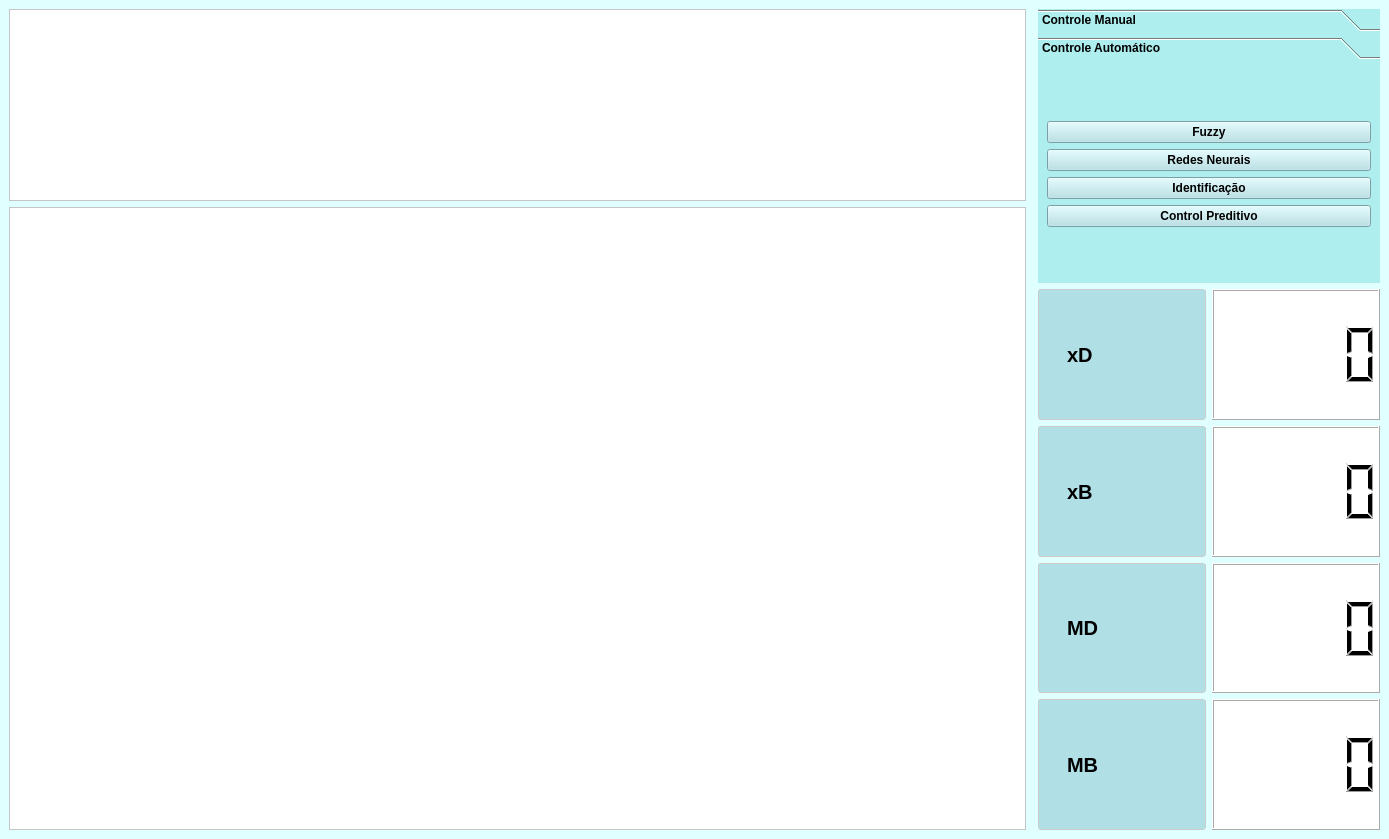
<?xml version="1.0" encoding="UTF-8"?>
<ui version="4.0">
 <class>Superv_geral</class>
 <widget class="QMainWindow" name="Superv_geral">
  <property name="geometry">
   <rect>
    <x>0</x>
    <y>0</y>
    <width>1389</width>
    <height>839</height>
   </rect>
  </property>
  <property name="sizePolicy">
   <sizepolicy hsizetype="Preferred" vsizetype="Preferred">
    <horstretch>0</horstretch>
    <verstretch>0</verstretch>
   </sizepolicy>
  </property>
  <property name="windowTitle">
   <string>MainWindow</string>
  </property>
  <property name="styleSheet">
   <string notr="true">background-color: #E0FFFF;</string>
  </property>
  <widget class="QWidget" name="layout_principal">
   <layout class="QHBoxLayout" name="horizontalLayout">
    <item>
     <layout class="QVBoxLayout" name="layout_graph">
      <item>
       <widget class="QGraphicsView" name="graph_xD">
        <property name="sizePolicy">
         <sizepolicy hsizetype="Expanding" vsizetype="Expanding">
          <horstretch>1</horstretch>
          <verstretch>0</verstretch>
         </sizepolicy>
        </property>
        <property name="styleSheet">
         <string notr="true">background-color: white;</string>
        </property>
       </widget>
      </item>
      <item>
       <widget class="QGraphicsView" name="graph_T">
        <property name="sizePolicy">
         <sizepolicy hsizetype="Expanding" vsizetype="Expanding">
          <horstretch>1</horstretch>
          <verstretch>2</verstretch>
         </sizepolicy>
        </property>
        <property name="styleSheet">
         <string notr="true">background-color: white;</string>
        </property>
       </widget>
      </item>
     </layout>
    </item>
    <item>
     <layout class="QGridLayout" name="layout_col" rowstretch="0">
      <property name="sizeConstraint">
       <enum>QLayout::SetMinAndMaxSize</enum>
      </property>
      <property name="horizontalSpacing">
       <number>7</number>
      </property>
      <item row="0" column="0">
       <widget class="QLabel" name="label_col">
        <property name="text">
         <string>&lt;html&gt;&lt;head/&gt;&lt;body&gt;&lt;p align=&quot;center&quot;&gt;&lt;img src=&quot;:/Imagens/Imagens/Coluna destilação v5.png&quot;/&gt;&lt;/p&gt;&lt;/body&gt;&lt;/html&gt;</string>
        </property>
       </widget>
      </item>
     </layout>
    </item>
    <item>
     <layout class="QVBoxLayout" name="layout_ctr_see">
      <item>
       <widget class="QToolBox" name="toolBox">
        <property name="enabled">
         <bool>true</bool>
        </property>
        <property name="sizePolicy">
         <sizepolicy hsizetype="Fixed" vsizetype="Fixed">
          <horstretch>0</horstretch>
          <verstretch>0</verstretch>
         </sizepolicy>
        </property>
        <property name="minimumSize">
         <size>
          <width>342</width>
          <height>274</height>
         </size>
        </property>
        <property name="maximumSize">
         <size>
          <width>600</width>
          <height>600</height>
         </size>
        </property>
        <property name="styleSheet">
         <string notr="true">background-color: #AFEEEE;
font-weight: bold;
color: black;
</string>
        </property>
        <property name="currentIndex">
         <number>1</number>
        </property>
        <widget class="QWidget" name="layout_tool_manual">
         <property name="geometry">
          <rect>
           <x>0</x>
           <y>0</y>
           <width>342</width>
           <height>212</height>
          </rect>
         </property>
         <attribute name="label">
          <string>Controle Manual</string>
         </attribute>
         <layout class="QGridLayout" name="gridLayout_2">
          <item row="0" column="0">
           <layout class="QVBoxLayout" name="layout_ctr_VD">
            <item>
             <widget class="QLabel" name="label_VD">
              <property name="text">
               <string>VD</string>
              </property>
             </widget>
            </item>
            <item>
             <widget class="QLCDNumber" name="lcd_VD">
              <property name="styleSheet">
               <string notr="true">background-color: white;</string>
              </property>
             </widget>
            </item>
            <item>
             <widget class="QDial" name="dial_ctr_VD">
              <property name="styleSheet">
               <string notr="true">background-color: #B0E0E6;</string>
              </property>
             </widget>
            </item>
           </layout>
          </item>
          <item row="0" column="1">
           <layout class="QVBoxLayout" name="layout_ctr_VL">
            <item>
             <widget class="QLabel" name="label_VL">
              <property name="text">
               <string>VL</string>
              </property>
             </widget>
            </item>
            <item>
             <widget class="QLCDNumber" name="lcd_VL">
              <property name="styleSheet">
               <string notr="true">background-color: white;</string>
              </property>
             </widget>
            </item>
            <item>
             <widget class="QDial" name="dial_ctr_VL">
              <property name="styleSheet">
               <string notr="true">background-color: #B0E0E6;</string>
              </property>
             </widget>
            </item>
           </layout>
          </item>
          <item row="0" column="2">
           <layout class="QVBoxLayout" name="layout_ctr_RB">
            <item>
             <widget class="QLabel" name="label_RB">
              <property name="text">
               <string>RB</string>
              </property>
             </widget>
            </item>
            <item>
             <widget class="QLCDNumber" name="lcd_RB">
              <property name="styleSheet">
               <string notr="true">background-color: white;</string>
              </property>
             </widget>
            </item>
            <item>
             <widget class="QDial" name="dial_RB">
              <property name="styleSheet">
               <string notr="true">background-color: #B0E0E6;</string>
              </property>
             </widget>
            </item>
           </layout>
          </item>
          <item row="1" column="0">
           <widget class="QPushButton" name="button_R1">
            <property name="styleSheet">
             <string notr="true">QPushButton {
    background-color: #DC3545 ;
    color: white;
    font-weight: bold;
    border: 1px solid #cccccc;
    padding: 5px;
    border-radius: 3px;
}

QPushButton:checked {
    background-color: #28a745;
    color: white;
    font-weight: bold;
    border: 1px solid #218838;
}

QPushButton:pressed {
    background-color: #d0d0d0;
}</string>
            </property>
            <property name="text">
             <string>Resistência 1</string>
            </property>
            <property name="checkable">
             <bool>true</bool>
            </property>
           </widget>
          </item>
          <item row="1" column="2">
           <widget class="QPushButton" name="button_R2">
            <property name="styleSheet">
             <string notr="true">QPushButton {
    background-color: #DC3545 ;
    color: white;
    font-weight: bold;
    border: 1px solid #cccccc;
    padding: 5px;
    border-radius: 3px;
}

QPushButton:checked {
    background-color: #28a745;
    color: white;
    font-weight: bold;
    border: 1px solid #218838;
}

QPushButton:pressed {
    background-color: #d0d0d0;
}</string>
            </property>
            <property name="text">
             <string>Resisência 2</string>
            </property>
            <property name="checkable">
             <bool>true</bool>
            </property>
           </widget>
          </item>
         </layout>
        </widget>
        <widget class="QWidget" name="layout_tool_auto">
         <property name="geometry">
          <rect>
           <x>0</x>
           <y>0</y>
           <width>342</width>
           <height>212</height>
          </rect>
         </property>
         <attribute name="label">
          <string>Controle Automático</string>
         </attribute>
         <layout class="QGridLayout" name="gridLayout_3">
          <item row="0" column="0">
           <layout class="QGridLayout" name="gridLayout">
            <item row="3" column="0">
             <widget class="QPushButton" name="button_pred">
              <property name="styleSheet">
               <string notr="true">background-color: #B0E0E6;</string>
              </property>
              <property name="text">
               <string>Control Preditivo</string>
              </property>
             </widget>
            </item>
            <item row="0" column="0">
             <widget class="QPushButton" name="button_fuzzy">
              <property name="styleSheet">
               <string notr="true">background-color: #B0E0E6;</string>
              </property>
              <property name="text">
               <string>Fuzzy</string>
              </property>
             </widget>
            </item>
            <item row="1" column="0">
             <widget class="QPushButton" name="button_RN">
              <property name="styleSheet">
               <string notr="true">background-color: #B0E0E6;</string>
              </property>
              <property name="text">
               <string>Redes Neurais</string>
              </property>
             </widget>
            </item>
            <item row="2" column="0">
             <widget class="QPushButton" name="button_ID">
              <property name="styleSheet">
               <string notr="true">background-color: #B0E0E6;</string>
              </property>
              <property name="text">
               <string>Identificação</string>
              </property>
             </widget>
            </item>
           </layout>
          </item>
         </layout>
        </widget>
       </widget>
      </item>
      <item>
       <layout class="QHBoxLayout" name="layout_see_xD">
        <item>
         <widget class="QLabel" name="label_xD">
          <property name="sizePolicy">
           <sizepolicy hsizetype="Preferred" vsizetype="Preferred">
            <horstretch>0</horstretch>
            <verstretch>0</verstretch>
           </sizepolicy>
          </property>
          <property name="styleSheet">
           <string notr="true">background-color: #B0E0E6;
color: black;
font-weight: bold;
font-size:20px;
border: 1px solid #cccccc;
padding: 5px;
border-radius: 3px;
text-align: center;
padding: center;
</string>
          </property>
          <property name="text">
           <string>xD</string>
          </property>
         </widget>
        </item>
        <item>
         <widget class="QLCDNumber" name="lcd_xD">
          <property name="styleSheet">
           <string notr="true">background-color: white;</string>
          </property>
         </widget>
        </item>
       </layout>
      </item>
      <item>
       <layout class="QHBoxLayout" name="layout_see_xB">
        <item>
         <widget class="QLabel" name="label_xB">
          <property name="styleSheet">
           <string notr="true">background-color: #B0E0E6;
color: black;
font-weight: bold;
font-size:20px;
border: 1px solid #cccccc;
padding: 5px;
border-radius: 3px;
text-align: center;
padding: center;
</string>
          </property>
          <property name="text">
           <string>xB</string>
          </property>
         </widget>
        </item>
        <item>
         <widget class="QLCDNumber" name="lcd_xB">
          <property name="styleSheet">
           <string notr="true">background-color: white;</string>
          </property>
         </widget>
        </item>
       </layout>
      </item>
      <item>
       <layout class="QHBoxLayout" name="layout_see_MD">
        <item>
         <widget class="QLabel" name="label_MD">
          <property name="styleSheet">
           <string notr="true">background-color: #B0E0E6;
color: black;
font-weight: bold;
font-size:20px;
border: 1px solid #cccccc;
padding: 5px;
border-radius: 3px;
text-align: center;
padding: center;</string>
          </property>
          <property name="text">
           <string>MD</string>
          </property>
         </widget>
        </item>
        <item>
         <widget class="QLCDNumber" name="lcd_MD">
          <property name="styleSheet">
           <string notr="true">background-color: white;</string>
          </property>
         </widget>
        </item>
       </layout>
      </item>
      <item>
       <layout class="QHBoxLayout" name="layout_see_MB">
        <item>
         <widget class="QLabel" name="label_MB">
          <property name="styleSheet">
           <string notr="true">background-color: #B0E0E6;
color: black;
font-weight: bold;
font-size:20px;
border: 1px solid #cccccc;
padding: 5px;
border-radius: 3px;
text-align: center;
padding: center;</string>
          </property>
          <property name="text">
           <string>MB</string>
          </property>
         </widget>
        </item>
        <item>
         <widget class="QLCDNumber" name="lcd_MB">
          <property name="styleSheet">
           <string notr="true">background-color: white;</string>
          </property>
         </widget>
        </item>
       </layout>
      </item>
     </layout>
    </item>
   </layout>
  </widget>
 </widget>
 <resources>
  <include location="Imagens.qrc"/>
 </resources>
 <connections>
  <connection>
   <sender>dial_ctr_VD</sender>
   <signal>valueChanged(int)</signal>
   <receiver>lcd_VD</receiver>
   <slot>display(int)</slot>
   <hints>
    <hint type="sourcelabel">
     <x>955</x>
     <y>646</y>
    </hint>
    <hint type="destinationlabel">
     <x>948</x>
     <y>505</y>
    </hint>
   </hints>
  </connection>
  <connection>
   <sender>dial_ctr_VL</sender>
   <signal>valueChanged(int)</signal>
   <receiver>lcd_VL</receiver>
   <slot>display(int)</slot>
   <hints>
    <hint type="sourcelabel">
     <x>1127</x>
     <y>546</y>
    </hint>
    <hint type="destinationlabel">
     <x>1122</x>
     <y>501</y>
    </hint>
   </hints>
  </connection>
  <connection>
   <sender>dial_RB</sender>
   <signal>valueChanged(int)</signal>
   <receiver>lcd_RB</receiver>
   <slot>display(int)</slot>
   <hints>
    <hint type="sourcelabel">
     <x>1292</x>
     <y>611</y>
    </hint>
    <hint type="destinationlabel">
     <x>1278</x>
     <y>502</y>
    </hint>
   </hints>
  </connection>
 </connections>
</ui>
